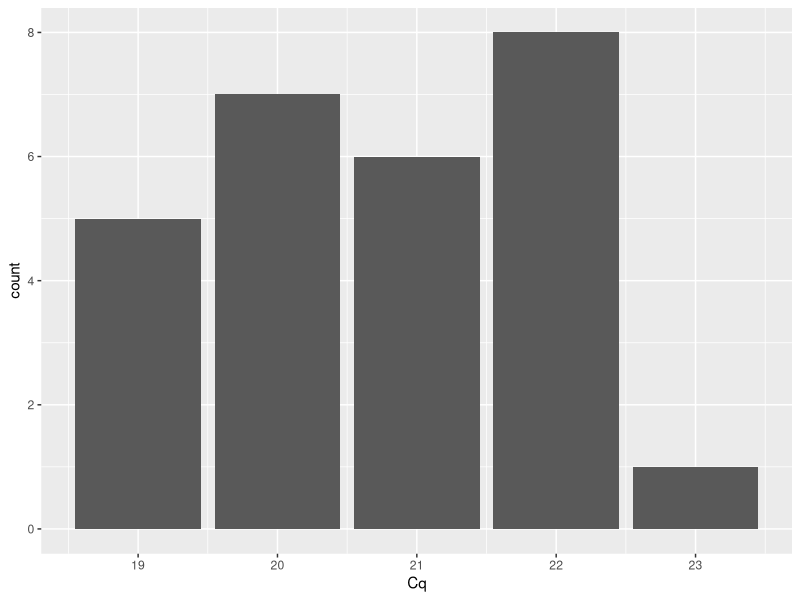

The R script that drew this image:
## ---- chunk 1
knitr::opts_chunk$set(echo = TRUE)
## ---- chunk 2
library(ggplot2)
library(tidyr)
library(dplyr)
library(stringr)
## ---- chunk 3
meta_lab<- read.csv("data/meta_NOVA_lab.csv") %>% 
  
                dplyr::select("Sample_ID","RNA_Ext_Coordinate","qPCR_Coordinate",
                       "RNA_Original_concentration","RNA_Dilution_concentration","Cq",                         "Plate_Number","Extraction_CD")
## ---- chunk 4
NOVA_lab_cycles<- meta_lab %>% 
  
                  mutate(cycles_15 = if_else( grepl("13|14|15", Cq), TRUE, FALSE)) %>% 
    
                  mutate(cycles_18 = if_else( grepl("16|17|18", Cq), TRUE, FALSE)) %>% 
    
                  mutate(cycles_21 = if_else( grepl("19|20|21", Cq), TRUE, FALSE)) %>% 
    
                  mutate(cycles_24 = if_else( grepl("22|23|24", Cq), TRUE, FALSE)) %>%
    
                  mutate(cycles_27 = if_else( grepl("25|26|27", Cq), TRUE, FALSE)) %>%
  
                  mutate(cycles_28 = if_else( grepl("28", Cq), TRUE, FALSE)) 
  
## ---- chunk 5
Indexes_A1_A3<- read.csv("raw_data/Index_A1_A3.csv")
dim(Indexes_A1_A3)
#Only 270 samples in NOVA experiment so cut number of rows/indexes
Indexes_NOVA<- Indexes_A1_A3[1:270,1:8]

#Arrange data by Cq

NOVA_lab_cycles<- NOVA_lab_cycles %>% 
          
                  arrange(Cq)
#Bind columns from indexes to our database

NOVA_indexes<- bind_cols(NOVA_lab_cycles, Indexes_NOVA) %>% 
  
              mutate(Lane_seq = 1)



## ---- chunk 6
NOVA_indexes_platemaps<- NOVA_indexes %>% 
  
                        dplyr::select("Sample_ID","Plate_Number",
                                      "Cq","qPCR_Coordinate",
                                      "Row", "Col", "UDI_ID","Set","cycles_15",
                                      "cycles_18","cycles_21",
                                      "cycles_24","cycles_27","cycles_28") %>% 
  
                        arrange("UDI_ID") %>% 
  
                        mutate(order = 1:270) %>% 
  
                        mutate(Index_cord = paste(Row,Col, sep = "_"))

cycles_15<- NOVA_indexes_platemaps %>% 
  
                filter(cycles_15 ==TRUE) %>% 
                
                dplyr::select("Sample_ID","Plate_Number","Cq","qPCR_Coordinate",
                                      "Row", "Col", "UDI_ID","Set","cycles_15") #8

cycles_18<- NOVA_indexes_platemaps %>% 
  
                filter(grepl("16|17|18", Cq)) %>% 
                
                dplyr::select("Sample_ID","Plate_Number",
                                      "Cq","qPCR_Coordinate",
                                      "Row", "Col", "UDI_ID","Set",
                                      "cycles_18")#83

cycles_21<- NOVA_indexes_platemaps %>% 
  
                filter(grepl("19|20|21", Cq)) %>% 

                dplyr::select("Sample_ID","Plate_Number",
                                      "Cq","qPCR_Coordinate",
                                      "Row", "Col", "UDI_ID","Set","cycles_21")#79

cycles_24<- NOVA_indexes_platemaps %>% 
  
                filter(grepl("22|23|24", Cq)) %>% 

                dplyr::select("Sample_ID","Plate_Number",
                                      "Cq","qPCR_Coordinate",
                                      "Row", "Col", "UDI_ID","Set",
                                      "cycles_24")#4

cycles_27<- NOVA_indexes_platemaps %>% 
  
                filter(grepl("25|26|27", Cq)) %>% 
  
                 dplyr::select("Sample_ID","Plate_Number",
                                      "Cq","qPCR_Coordinate",
                                      "Row", "Col", "UDI_ID","Set","cycles_27")# 65

cycles_28<- NOVA_indexes_platemaps %>% 
  
                filter(grepl("28", Cq)) %>% 

                dplyr::select("Sample_ID","Plate_Number",
                                      "Cq","qPCR_Coordinate",
                                      "Row", "Col", "UDI_ID","Set","cycles_28")#4

#write.csv(cycles_15,"data/cycles_15_plate_NOVA.csv")
#write.csv(cycles_18,"data/cycles_18_plate_NOVA.csv")
#write.csv(cycles_21,"data/cycles_21_plate_NOVA.csv")
#write.csv(cycles_24,"data/cycles_24_plate_NOVA.csv")
#write.csv(cycles_27,"data/cycles_27_plate_NOVA.csv")
#write.csv(cycles_28,"data/cycles_28_plate_NOVA.csv")

## ---- chunk 7
NOVA_cDNA_SetA1<- NOVA_indexes_platemaps %>% 
  
                  filter(Set == "UDI_Set_A1")

NOVA_cDNA_SetA2<- NOVA_indexes_platemaps %>% 
  
                  filter(Set == "UDI_Set_A2")

NOVA_cDNA_SetA3<- NOVA_indexes_platemaps %>% 
  
                  filter(Set == "UDI_Set_A3")

#write.csv(NOVA_cDNA_SetA1, "data/NOVA_cDNA_SetA1.csv")
#write.csv(NOVA_cDNA_SetA2, "data/NOVA_cDNA_SetA2.csv")
#write.csv(NOVA_cDNA_SetA3, "data/NOVA_cDNA_SetA3.csv")

## ---- chunk 8
NOVA_cDNA_SetA3_cDNA_redo_12<- NOVA_indexes %>% 
  
                  filter(Set == "UDI_Set_A3") %>% 
  
                  filter(!grepl("\\d", Cq)) %>% 

                dplyr::select("Sample_ID","Plate_Number",
                              "RNA_Ext_Coordinate","qPCR_Coordinate",
                              "RNA_Original_concentration",
                              "Row", "Col", "UDI_ID","Set")#27

#write.csv(NOVA_cDNA_SetA3_cDNA_redo_12, "data/list_forcDNA_12_Redos_NOVA.csv")
## ---- chunk 9
qPCR_Plate_8<- read.csv("raw_data/Plate8_qPCR_platemap.csv")  %>% 
  
                      filter(Project == 'NOVA') %>% 
  
                      dplyr::select("Sample_ID","Well_Position", "Cq","qPCR_plate"  )
## ---- chunk 10
#meta_lab$Cq<- as.integer(meta_lab$Cq)

Cq_8<- qPCR_Plate_8 %>% 
          
          filter(grepl("\\d", Cq)) %>% 
  
          arrange(desc(Cq))

Cq_8$Cq<- as.integer(Cq_8$Cq)
         
Cq_8_max<- max(Cq_8$Cq)#27

Cq_8_min<- min(Cq_8$Cq) #12
#here plot to see categories
## ---- chunk 11
data_plot_Cq_8 <- Cq_8

plot_Cq_8 <- ggplot(data_plot_Cq_8, aes(Cq)) + 
  geom_bar(aes(), position = "dodge") +
  scale_x_continuous(breaks = 0 : 40, guide = guide_axis(check.overlap = TRUE))

print(plot_Cq_8)
## ---- chunk 12


cycles_21<- qPCR_Plate_8 %>% 
  
                filter(grepl("19|20|21", Cq)) %>% 
  
                 mutate(cycles = 21) #18


cycles_23<- qPCR_Plate_8 %>% 
  
                filter(grepl("22|23", Cq)) %>% 
  
                mutate(cycles = 23 )#10

          
  
 
## ---- chunk 13
qPCR_Plate_8_cycles<- bind_rows(cycles_21,
                                cycles_23) 
## ---- chunk 14
names(NOVA_indexes_platemaps)

No_cycles_samples<- NOVA_indexes_platemaps %>% 
  
  
                    filter(!grepl("\\d", Cq)) %>% 
  
                    dplyr::select(-"Cq")

Samples_new_cycles<- left_join(qPCR_Plate_8_cycles, No_cycles_samples, by="Sample_ID")

## ---- chunk 15
Samples_plate_NOVA_Set_A3<- Samples_new_cycles %>% 
  
                          filter(Set == "UDI_Set_A3")

Indexes_NOVA_Set_A3<- Samples_plate_NOVA_Set_A3 %>% 
  
                      dplyr:: select("UDI_ID", "Set", "Index_cord") %>% 
  
                      arrange(UDI_ID)

Samples_plate_NOVA_Set_A3_cycle<- Samples_plate_NOVA_Set_A3 %>% 
  
                               dplyr:: select("Sample_ID","qPCR_plate","Well_Position",
                                                "cycles") %>% 
                               arrange(cycles) %>% 
         
                               dplyr::rename('qPCR_Coordinate' =  'Well_Position', 
                               "Plate_Number" = "qPCR_plate" )
  

Samples_new_cycles_NOVA_Set_A3<- cbind(Samples_plate_NOVA_Set_A3_cycle, Indexes_NOVA_Set_A3) 

Samples_new_cycles_NOVA_Set_A3<- Samples_new_cycles_NOVA_Set_A3 %>% 
     
                             dplyr:: select("Sample_ID", "Plate_Number", "qPCR_Coordinate", 
                                     "Index_cord", "UDI_ID","Set","cycles" )

write.csv(Samples_new_cycles_NOVA_Set_A3, "data/FOR_Plating_NOVA_Set_A3_new.csv")


####################################### New plate NOVA_cDNA_SetA3 ##################################

#First cut the section of the old table with cycles = 0
dim(NOVA_cDNA_SetA3)
names(NOVA_cDNA_SetA3)
names(Samples_new_cycles_NOVA_Set_A3)
#matching_column names
NOVA_cDNA_SetA3_new<- NOVA_cDNA_SetA3 %>% 
  
  dplyr::rename("cycles"= 'Cq') %>% 
  
  dplyr::select("Sample_ID","Plate_Number","qPCR_Coordinate","Index_cord","UDI_ID", "Set","cycles")       


NOVA_cDNA_SetA3_cut<- NOVA_cDNA_SetA3_new[1:51,]

#Bind samples with new assinged indexes

NOVA_cDNA_SetA3_new<- rbind(Samples_new_cycles_NOVA_Set_A3, NOVA_cDNA_SetA3_cut)

#### !!!! !!! IMPORTANT !! ### Fix cycle column!!
